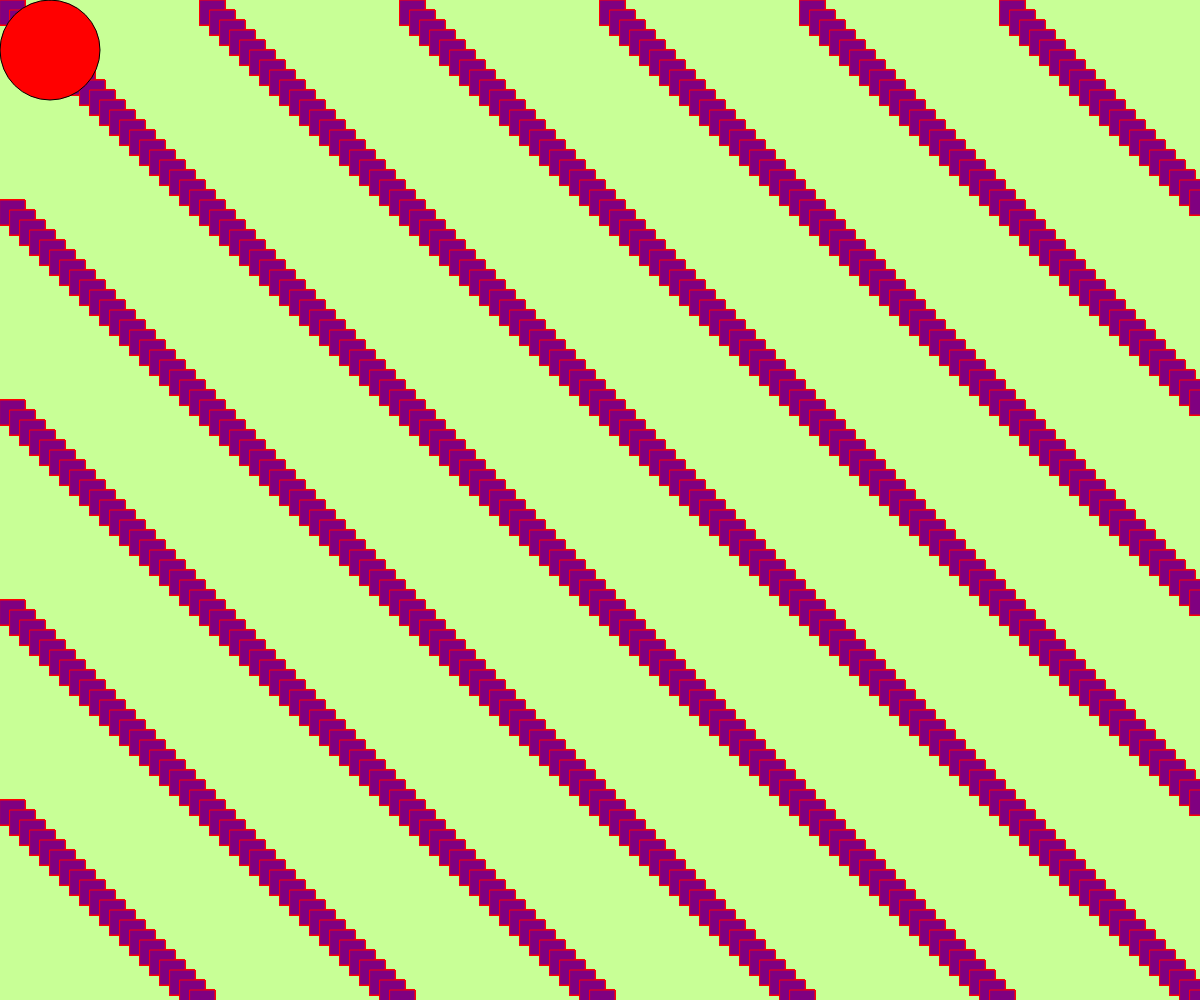
Frame 1 (no input)
Frame 60 (no input): identical to frame 1, image omitted
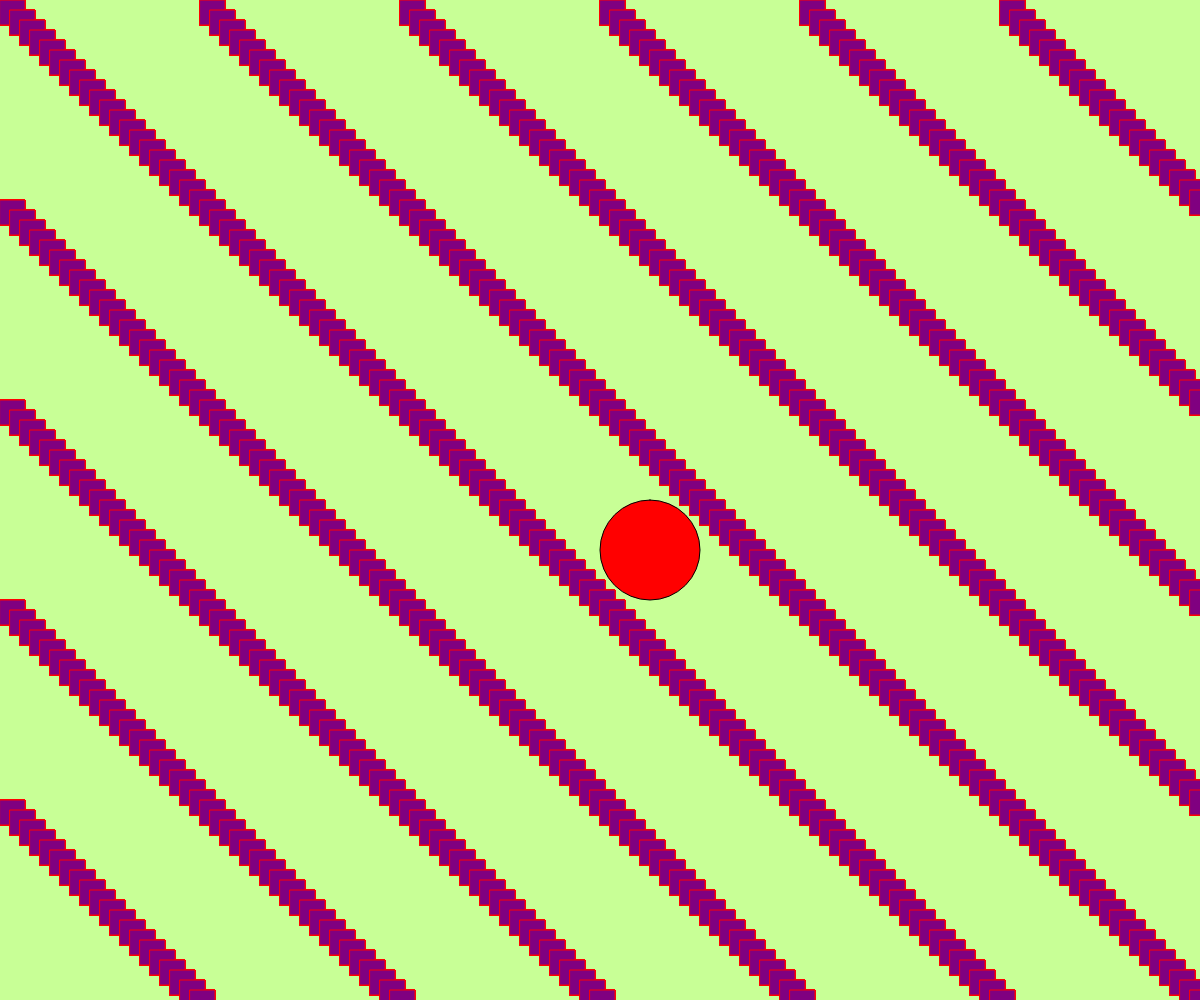
Frame 120 (the mouse pressed at the canvas centre since frame 60)

The p5.js sketch that drew these frames (run headless with seeded random() and noise() and a simulated clock; from frame 60 on, the mouse is pressed at the canvas centre):

// p5.js sketch
// ── sketch.js
function setup(){
    createCanvas (windowWidth, windowHeight);
}

function draw(){
    background(200, 300, 150);
    fill('purple');
    stroke('red');
    for(var i = 0; i < 10000; i++){
        rect((i*10)%width,(i*10)%innerHeight,25,25);
    }
    fill('red');
    stroke('black');
    rect(mouseX,mouseY,100,100,100); 
}
